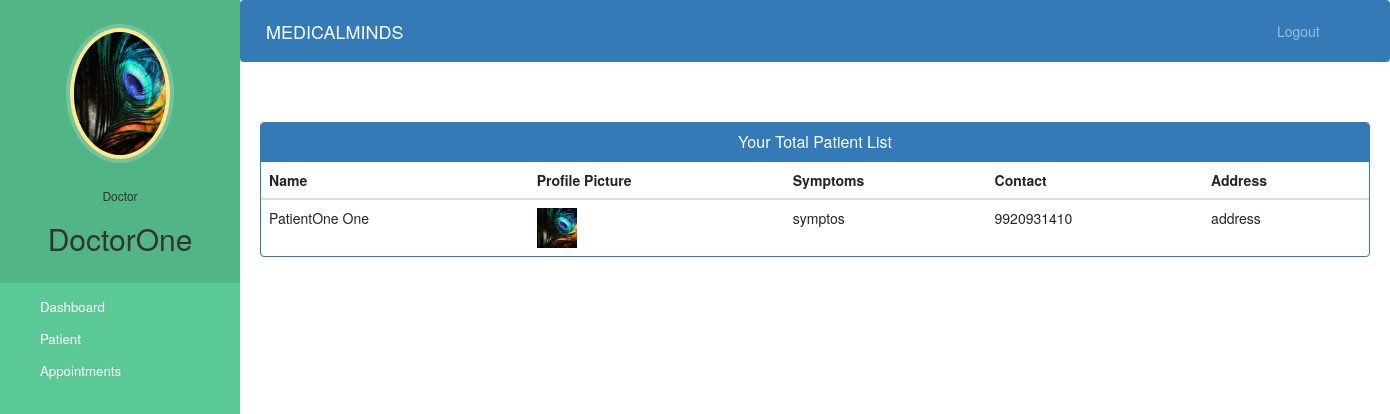
The app's page /doctor-view-patient (signed in) with its own data.
### hospital/models.py (models this page shows, shortened)
class Doctor(models.Model):
    user=models.OneToOneField(User,on_delete=models.CASCADE)
    profile_pic= models.ImageField(upload_to='profile_pic/DoctorProfilePic/',null=True,blank=True)
    address = models.CharField(max_length=40)
    mobile = models.CharField(max_length=20,null=True)
    department= models.CharField(max_length=50,choices=departments,default='Breast Cancer Specialist')
    status=models.BooleanField(default=False)

class Patient(models.Model):
    user=models.OneToOneField(User,on_delete=models.CASCADE)
    profile_pic= models.ImageField(upload_to='profile_pic/PatientProfilePic/',null=True,blank=True)
    address = models.CharField(max_length=40)
    mobile = models.CharField(max_length=20,null=False)
    symptoms = models.CharField(max_length=100,null=False)
    assignedDoctorId = models.PositiveIntegerField(null=True)
    admitDate=models.DateField(auto_now=True)
    status=models.BooleanField(default=False)
    @property
    def get_name(self):
        return self.user.first_name+" "+self.user.last_name

### hospital/views.py (the view)
# urls.py: path('doctor-view-patient', views.doctor_view_patient_view,name='doctor-view-patient'),
@login_required(login_url='doctorlogin')
@user_passes_test(is_doctor)
def doctor_view_patient_view(request):
    patients=models.Patient.objects.all().filter(status=True,assignedDoctorId=request.user.id)
    doctor=models.Doctor.objects.get(user_id=request.user.id) #for profile picture of doctor in sidebar
    return render(request,'hospital/doctor_view_patient.html',{'patients':patients,'doctor':doctor})

### hospital/views.py (called while the page is built)
def is_doctor(user):
    return user.groups.filter(name='DOCTOR').exists()

### templates/hospital/doctor_view_patient.html (shortened to what this page needs)
{% extends 'hospital/doctor_base.html' %} {% block content %} {% load static %}
<head>
	<link
		href="//netdna.bootstrapcdn.com/bootstrap/3.0.0/css/bootstrap.min.css"
		rel="stylesheet"
		id="bootstrap-css"
	/>
</head>
<div class="container">
	<div class="panel panel-primary">
		<div class="panel-heading">
			<h6 class="panel-title">Your Total Patient List</h6>
		</div>
		<table class="table table-hover" id="dev-table">
			<thead>
				<tr>
					<th>Name</th>
					<th>Profile Picture</th>
					<th>Symptoms</th>
					<th>Contact</th>
					<th>Address</th>
				</tr>
			</thead>
			{% for p in patients %}
			<tr>
				<td>{{p.get_name}}</td>
				<td>
					<img
						src="{% static p.profile_pic.url %}"
						alt="Profile Pic"
						height="40px"
						width="40px"
					/>
				</td>
				<td>{{p.symptoms}}</td>
				<td>{{p.mobile}}</td>
				<td>{{p.address}}</td>
			</tr>
			{% endfor %}
		</table>
	</div>
</div>
{% endblock content %}

### templates/hospital/doctor_base.html (shortened to what this page needs)
<!DOCTYPE html>
{% load static %}
<html lang="en">
	<head>
		<link
			rel="stylesheet"
			href="https://stackpath.bootstrapcdn.com/bootstrap/4.3.1/css/bootstrap.min.css"
		/>
		<link
			rel="stylesheet"
			href="https://maxcdn.bootstrapcdn.com/font-awesome/4.7.0/css/font-awesome.min.css"
		/>
	</head>
	<body>
		<nav class="menu" tabindex="0">
			<header class="avatar">
				<img src="{% static doctor.profile_pic.url %}" alt="Profile Pic" />
				<br /><br />
				<h6>Doctor</h6>
				<h2>{{request.user.first_name}}</h2>
			</header>
			<ul>
				<li tabindex="0" class="icon-dashboard">
					<a
						style="color: white; text-decoration: none"
						href="/doctor-dashboard"
						><span>Dashboard</span></a
					>
				</li>
				<li tabindex="0" class="icon-users">
					<a style="color: white; text-decoration: none" href="/doctor-patient"
						><span>Patient</span></a
					>
				</li>
				<li tabindex="0" class="icon-calendar">
					<a
						style="color: white; text-decoration: none"
						href="/doctor-appointment"
						><span>Appointments</span></a
					>
				</li>
			</ul>
		</nav>
		<main>
			<div class="bs-example">
				<nav
					class="navbar navbar-expand-md navbar-dark fixed-top"
					style="background: #337ab7"
				>
					<a href="/doctor-dashboard" class="navbar-brand">MEDICALMINDS</a>
					<div
						class="collapse navbar-collapse justify-content-between"
						id="navbarCollapse"
					>
						<div class="navbar-nav" style="margin-left: 90%">
							<a href="/logout" class="nav-item nav-link">Logout</a>
						</div>
					</div>
				</nav>
			</div>
			<br /><br />
			{% block content %} {% endblock content %}
		</main>
	</body>
</html>

### templates/hospital/doctor_base.html (style rules this page uses)
a:link { text-decoration: none; }
a { color: white; }
body { padding-left: 240px; }
main { position: relative; height: 100vh; }
.menu { background: #5bc995; height: 100vh; width: 240px; position: fixed; top: 0px; left: 0; z-index: 5; outline: none; }
.menu .avatar { background: rgba(0, 0, 0, 0.1); padding: 2em 0.5em; text-align: center; }
.menu .avatar img { width: 100px; border-radius: 50%; overflow: hidden; border: 4px solid #ffea92; box-shadow: 0 0 0 4px rgba(255, 255, 255, 0.2); }
.menu .avatar h2 { font-weight: normal; margin-bottom: 0; }
.menu ul { list-style: none; padding: 0.5em 0; margin: 0; }
.menu ul li { padding: 0.5em 1em 0.5em 3em; font-size: 0.95em; font-weight: regular; background-repeat: no-repeat; background-position: left 15px center; background-size: auto 20px; transition: all 0.15s linear; cursor: pointer; }
.menu ul li.icon-dashboard { background-image: url("http://www.entypo.com/images//gauge.svg"); }
.menu ul li.icon-users { background-image: url("http://www.entypo.com/images//users.svg"); }
.menu ul li.icon-calendar { background-image: url("http://www.entypo.com/images//calendar.svg"); }

### templates/hospital/doctor_view_patient.html (style rules this page uses)
a:link { text-decoration: none; }
h6 { text-align: center; }

### records on screen
Doctor: profile_pic (picture)
Patient: get_name "PatientOne One", profile_pic (picture), symptoms "symptos", mobile "9920931410", address "address"

### other values on screen
{{ request.user.first_name }} "DoctorOne"
